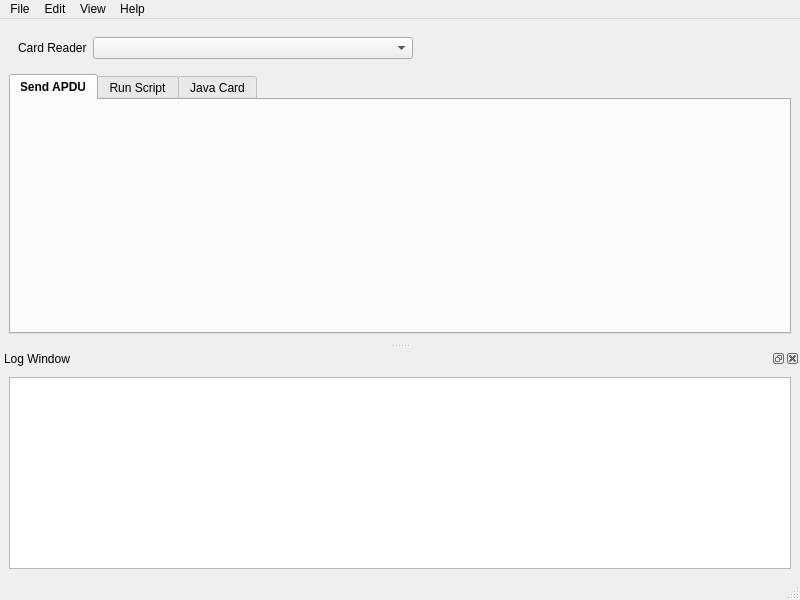
<?xml version="1.0" encoding="UTF-8"?>
<ui version="4.0">
 <class>MainWindow</class>
 <widget class="QMainWindow" name="MainWindow">
  <property name="geometry">
   <rect>
    <x>0</x>
    <y>0</y>
    <width>800</width>
    <height>600</height>
   </rect>
  </property>
  <property name="windowTitle">
   <string>MainWindow</string>
  </property>
  <widget class="QWidget" name="centralwidget">
   <layout class="QVBoxLayout" name="verticalLayout">
    <item alignment="Qt::AlignmentFlag::AlignLeft">
     <widget class="QWidget" name="horizontalWidget" native="true">
      <property name="sizePolicy">
       <sizepolicy hsizetype="Preferred" vsizetype="Preferred">
        <horstretch>0</horstretch>
        <verstretch>0</verstretch>
       </sizepolicy>
      </property>
      <layout class="QHBoxLayout" name="horizontalLayout">
       <item alignment="Qt::AlignmentFlag::AlignLeft">
        <widget class="QLabel" name="label">
         <property name="sizePolicy">
          <sizepolicy hsizetype="Minimum" vsizetype="Preferred">
           <horstretch>0</horstretch>
           <verstretch>0</verstretch>
          </sizepolicy>
         </property>
         <property name="minimumSize">
          <size>
           <width>57</width>
           <height>0</height>
          </size>
         </property>
         <property name="text">
          <string>Card Reader</string>
         </property>
        </widget>
       </item>
       <item alignment="Qt::AlignmentFlag::AlignLeft">
        <widget class="QComboBox" name="comboBox">
         <property name="sizePolicy">
          <sizepolicy hsizetype="MinimumExpanding" vsizetype="Fixed">
           <horstretch>0</horstretch>
           <verstretch>0</verstretch>
          </sizepolicy>
         </property>
         <property name="minimumSize">
          <size>
           <width>320</width>
           <height>0</height>
          </size>
         </property>
         <property name="maximumSize">
          <size>
           <width>79</width>
           <height>16777215</height>
          </size>
         </property>
        </widget>
       </item>
      </layout>
     </widget>
    </item>
    <item>
     <widget class="QTabWidget" name="tabWidget">
      <property name="styleSheet">
       <string notr="true">QTabBar::tab:selected {
    font-weight: bold;
}</string>
      </property>
      <property name="tabShape">
       <enum>QTabWidget::TabShape::Rounded</enum>
      </property>
      <property name="currentIndex">
       <number>0</number>
      </property>
      <property name="elideMode">
       <enum>Qt::TextElideMode::ElideNone</enum>
      </property>
      <property name="tabBarAutoHide">
       <bool>false</bool>
      </property>
      <widget class="QWidget" name="tab">
       <attribute name="title">
        <string>Send APDU</string>
       </attribute>
      </widget>
      <widget class="QWidget" name="tab_2">
       <attribute name="title">
        <string>Run Script</string>
       </attribute>
      </widget>
      <widget class="QWidget" name="tab_3">
       <attribute name="title">
        <string>Java Card</string>
       </attribute>
      </widget>
     </widget>
    </item>
   </layout>
  </widget>
  <widget class="QMenuBar" name="menubar">
   <property name="geometry">
    <rect>
     <x>0</x>
     <y>0</y>
     <width>800</width>
     <height>19</height>
    </rect>
   </property>
   <widget class="QMenu" name="menuFile">
    <property name="title">
     <string>File</string>
    </property>
    <addaction name="separator"/>
    <addaction name="actionSettings"/>
    <addaction name="separator"/>
    <addaction name="actionExit"/>
   </widget>
   <widget class="QMenu" name="menuEdit">
    <property name="title">
     <string>Edit</string>
    </property>
    <addaction name="actionCopy"/>
    <addaction name="actionPaste"/>
    <addaction name="actionClear"/>
   </widget>
   <widget class="QMenu" name="menuHelp">
    <property name="title">
     <string>Help</string>
    </property>
    <addaction name="actionHelp"/>
    <addaction name="separator"/>
    <addaction name="actionAbout"/>
   </widget>
   <widget class="QMenu" name="menuView">
    <property name="title">
     <string>View</string>
    </property>
    <addaction name="actionLogWindow"/>
    <addaction name="separator"/>
    <addaction name="actionTab1"/>
    <addaction name="actionTab2"/>
    <addaction name="actionTab3"/>
   </widget>
   <addaction name="menuFile"/>
   <addaction name="menuEdit"/>
   <addaction name="menuView"/>
   <addaction name="menuHelp"/>
  </widget>
  <widget class="QStatusBar" name="statusbar"/>
  <widget class="QDockWidget" name="dockWidget">
   <property name="windowTitle">
    <string>Log Window</string>
   </property>
   <attribute name="dockWidgetArea">
    <number>8</number>
   </attribute>
   <widget class="QWidget" name="dockWidgetContents">
    <layout class="QGridLayout" name="gridLayout_2">
     <item row="0" column="0">
      <widget class="QTextEdit" name="logTextEdit">
       <property name="sizePolicy">
        <sizepolicy hsizetype="Preferred" vsizetype="Preferred">
         <horstretch>0</horstretch>
         <verstretch>0</verstretch>
        </sizepolicy>
       </property>
       <property name="lineWrapMode">
        <enum>QTextEdit::LineWrapMode::NoWrap</enum>
       </property>
       <property name="readOnly">
        <bool>true</bool>
       </property>
       <property name="acceptRichText">
        <bool>false</bool>
       </property>
      </widget>
     </item>
    </layout>
   </widget>
  </widget>
  <action name="actionExit">
   <property name="text">
    <string>Exit</string>
   </property>
  </action>
  <action name="actionLogWindow">
   <property name="checkable">
    <bool>true</bool>
   </property>
   <property name="checked">
    <bool>true</bool>
   </property>
   <property name="text">
    <string>Log Window</string>
   </property>
  </action>
  <action name="actionTab1">
   <property name="text">
    <string>Send APDU</string>
   </property>
  </action>
  <action name="actionTab2">
   <property name="text">
    <string>Run Script</string>
   </property>
  </action>
  <action name="actionTab3">
   <property name="text">
    <string>Java Card</string>
   </property>
  </action>
  <action name="actionHelp">
   <property name="text">
    <string>Help</string>
   </property>
  </action>
  <action name="actionAbout">
   <property name="text">
    <string>About...</string>
   </property>
  </action>
  <action name="actionSettings">
   <property name="text">
    <string>Settings</string>
   </property>
  </action>
  <action name="actionCopy">
   <property name="text">
    <string>Copy</string>
   </property>
  </action>
  <action name="actionPaste">
   <property name="text">
    <string>Paste</string>
   </property>
  </action>
  <action name="actionClear">
   <property name="text">
    <string>Clear</string>
   </property>
  </action>
 </widget>
 <tabstops>
  <tabstop>tabWidget</tabstop>
  <tabstop>logTextEdit</tabstop>
 </tabstops>
 <resources/>
 <connections/>
</ui>
